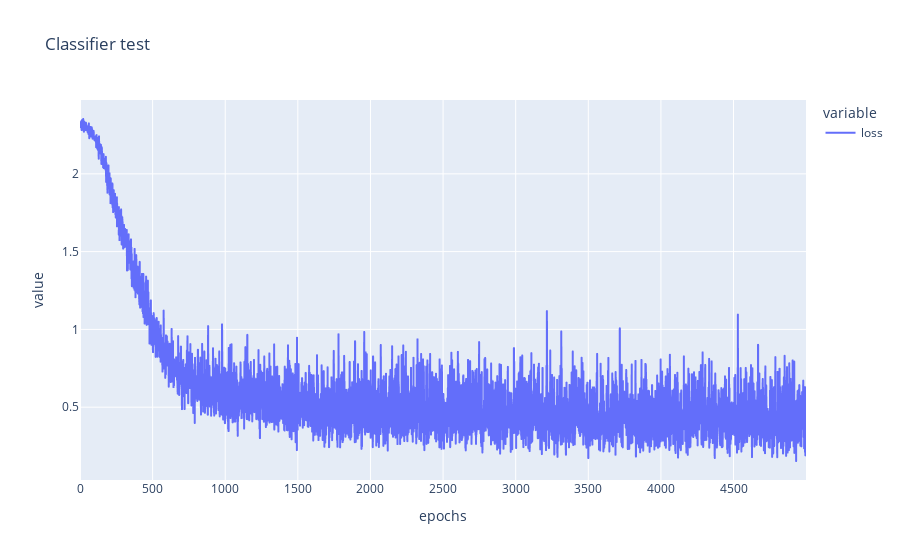

Write notebook code for a chart like this one.
### Code cell
stats = classifier_head.adam().fit(
    X=encoder(images),
    Y=labels_one_hot.cuda(),
    epochs=5000,
    batch_size=64,
    loss_criterion="CrossEntropyLoss",
    verbose=True,
    info="Classifier test"
)
stats.plot_loss()

### Figure 1 — Plotly figure (JSON) as saved in the notebook; plotly's stock layout.template omitted (floating-point values rounded to 4 significant figures; data arrays with more than 128 entries replaced by an {"elided": "..."} marker saying what was removed)
{"data": [{"hovertemplate": "variable=loss<br>epochs=%{x}<br>value=%{y}<extra></extra>", "legendgroup": "loss", "line": {"color": "#636efa", "dash": "solid"}, "marker": {"symbol": "circle"}, "mode": "lines", "name": "loss", "showlegend": true, "type": "scattergl", "x": {"elided": "5000 int values"}, "xaxis": "x", "y": {"elided": "5000 float values"}, "yaxis": "y"}], "layout": {"legend": {"title": {"text": "variable"}, "tracegroupgap": 0}, "title": {"text": "Classifier test"}, "xaxis": {"anchor": "y", "domain": [0, 1], "title": {"text": "epochs"}}, "yaxis": {"anchor": "x", "domain": [0, 1], "title": {"text": "value"}}}}
